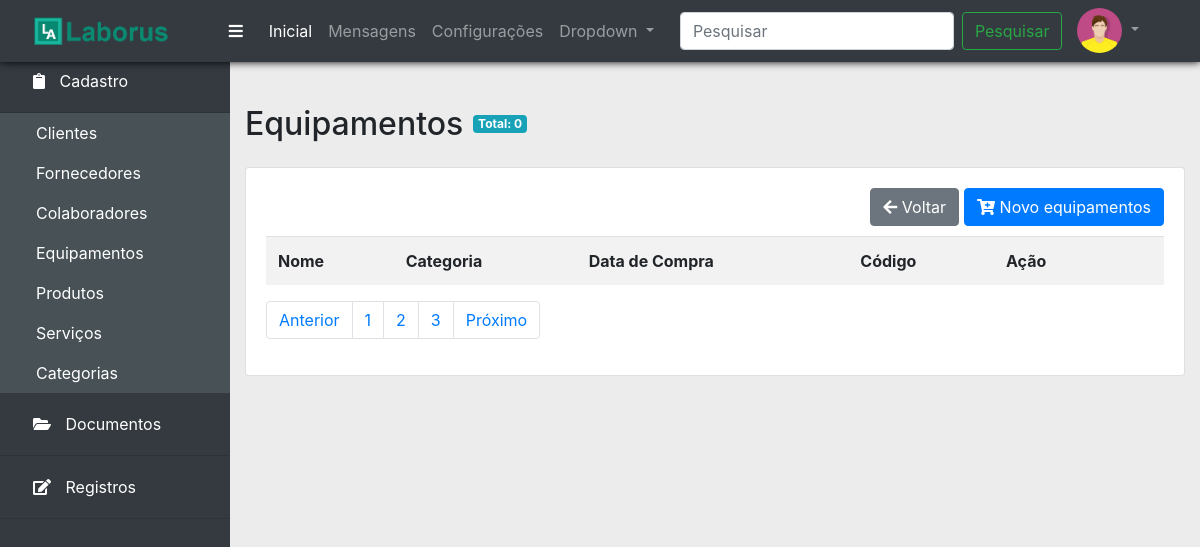
The app's page /equipamentos.php, older data.
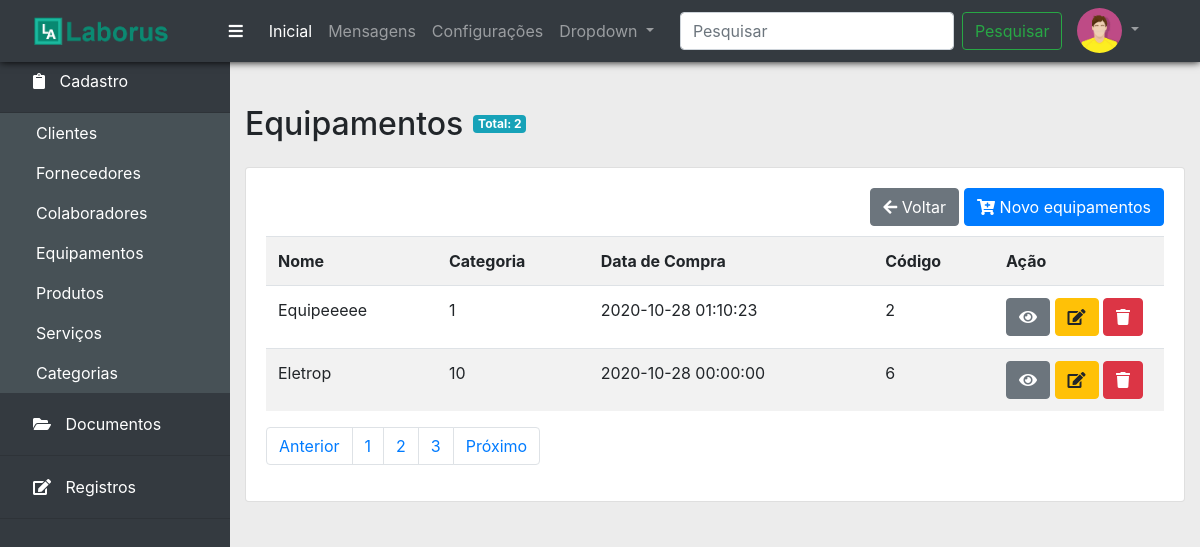
The same page, newer data.
### tables this page shows
CREATE TABLE `produtos` (
  `id` int NOT NULL AUTO_INCREMENT,
  `codigo` varchar(45) NOT NULL,
  `nome` varchar(150) NOT NULL,
  `categoria_id` int NOT NULL,
  `estoque` int DEFAULT NULL,
  `data_compra` datetime DEFAULT NULL,
  `usuario_id` int NOT NULL,
  `preco` decimal(8,2) DEFAULT '0.00',
  PRIMARY KEY (`id`),
  KEY `fk_produtos_categoria_idx` (`categoria_id`),
  KEY `fk_produtos_colaboradores1_idx` (`usuario_id`),
  CONSTRAINT `fk_produtos_categoria` FOREIGN KEY (`categoria_id`) REFERENCES `categoria` (`id`),
  CONSTRAINT `fk_produtos_colaboradores1` FOREIGN KEY (`usuario_id`) REFERENCES `colaboradores` (`id`)
);

### bd/itens_menu.php (called while the page is built)
<?php
$itens_menu = [
			[
				'item' => 'Cadastro',
				'icon' => 'clipboard',
				'opcoes' => [
					['nome' => 'Clientes', 'link' => 'clientes.php'],
					['nome' => 'Fornecedores', 'link' => 'fornecedores.php'],
					['nome' => 'Colaboradores', 'link' => 'colaboradores.php'],
					['nome' => 'Equipamentos', 'link' => 'equipamentos.php'],
					['nome' => 'Produtos', 'link' => 'produtos.php'],
					['nome' => 'Serviços', 'link' => 'servicos.php'],
					['nome' => 'Categorias', 'link' => 'categorias.php']
				],
			],
			[
				'item' => 'Documentos',
				'icon' => 'folder-open',
				'opcoes' => [
					['nome' => 'Lista mestra', 'link' => '#'],
					['nome' => 'Documentos externos', 'link' => '#'],
					['nome' => 'Procedimentos', 'link' => '#'],
					['nome' => 'Instruções de trabalho', 'link' => '#'],
					['nome' => 'Obsoletos', 'link' => '#'],
					['nome' => 'Em revisão/Elaboração','link' => '#'],
					['nome' => 'Manuais','link' => '#'],
					['nome' => 'Anexos', 'link' => '#']
				]
			],
			[
				'item' => 'Registros',
				'icon' => 'edit',
				'opcoes' => [
					['nome' => 'Organização', 'link' => '#'],
					['nome' => 'Pessoal', 'link' => '#'],
					['nome' => 'Equipamentos', 'link' => '#'],
					['nome' => 'Compras', 'link' => '#'],
					['nome' => 'Análise crítica de contratos', 'link' => '#'],
					['nome' => 'Reclamações', 'link' => '#'],
					['nome' => 'Trabalho não conforme', 'link' => '#'],
					['nome' => 'Controle de registros', 'link' => '#'],
					['nome' => 'Gestão de riscos', 'link' => '#'],
					['nome' => 'Melhorias', 'link' => '#'],
					['nome' => 'Ações corretivas', 'link' => '#'],
					['nome' => 'Auditorias', 'link' => '#'],
					['nome' => 'Análise crítica pela gerencia', 'link' => '#'],
					['nome' => 'Plano de ação', 'link' => '#']
				]
			],
		];
?>

### equipamentos.php (the view, shortened to what the changed rows need)
<?php
include_once('layout/header.php');
include_once('layout/sidebar.php');
include_once('bd/conexao.php');
$sql = "SELECT * FROM produtos";
  $qr = mysqli_query($conexao, $sql);
  $produtos = mysqli_fetch_all($qr, MYSQLI_ASSOC);
?>
<div class="col">
  <h2 class="titulo">Equipamentos</h2>
  <span class="badge badge-info totais">Total: <?php echo count($produtos); ?></span>
  <div class="card">
    <div class="card-body">
      <br />
      <br />
      <table class="table table-striped table-hover">
          <tr>
            <th>Nome</th>
            <th>Categoria</th>
            <th>Data de Compra</th>
            <th>Código</th>
            <th class="acao">Ação</th>
          </tr>
          <?php foreach ($produtos as $key => $produto): ?>
          <tr>
            <td><?= $produto['nome'] ?></td>
            <td><?= (isset($produto['categoria_id']) ? $produto['categoria_id'] : 'Não definida') ?></td>
            <td><?= $produto['data_compra'] ?? 'Não informada' ?></td>
            <td><?= $produto['id'] ?></td>
            <td>
              <a href="#" class="btn btn-secondary">
                <i class="fas fa-eye"></i>
              </a>
              <a href="#" class="btn btn-warning">
                <i class="fas fa-edit"></i>
              </a>
              <a href="gerencia_equipamentos.php?id=<?php echo $produto['id']; ?>&acao=deletar" class="btn btn-danger" onclick="return confirm('Deseja realmente excluir?')">
                <i class="fas fa-trash"></i>
              </a>
            </td>
          </tr>
        <?php endforeach; ?>
      </table>
    </div>
  </div>
</div>
<?php
  include_once('layout/footer.php');
?>

### layout/sidebar.php
<?php include_once('bd/itens_menu.php'); ?>
<div class="container-fluid">
  <div class="row">
    <div class=" sidebar" id="sidebar">
      <div class="accordion" id="accordionExample">
        <?php foreach($itens_menu as $chave => $menu) : ?>
          <div class="card">
            <div class="card-header" id="headingOne">
              <h5 class="mb-0">
                <button class="btn btn-link" type="button" data-toggle="collapse" data-target="#subitens<?php echo $chave; ?>" aria-expanded="true" aria-controls="collapseOne">
                  <i class="fas fa-<?php echo $menu['icon']; ?> icone-sidebar"></i> <?php echo $menu['item'] ?>
                </button>
              </h5>
            </div>
            <div id="subitens<?php echo $chave; ?>" class="collapse <?php echo ($chave == 0 ? 'show' : ''); ?>" aria-labelledby="headingOne" data-parent="#accordionExample">
              <div class="card-body">
                <ul class="nav flex-column menu-lateral">
                  <?php foreach($menu['opcoes'] as $subitem): ?>
                    <li class="nav-item"><a class="nav-link" href="<?php echo $subitem['link']; ?>"><?php echo $subitem['nome']; ?></a></li>
                  <?php endforeach; ?>
                </ul>
              </div>
            </div>
          </div>
        <?php endforeach; ?>
      </div>
    </div>
    <div class="content" id="main-content">
        <div class="row conteudo">

Row changes from the older to the newer data that the page shows:
added produtos: nome "Equipeeeee", categoria "1", data_compra "2020-10-28 01:10:23", id "2"
added produtos: nome "Eletrop", categoria "10", data_compra "2020-10-28 00:00:00", id "6"
Text that changed along with them:
count($produtos): "0" → "2"
